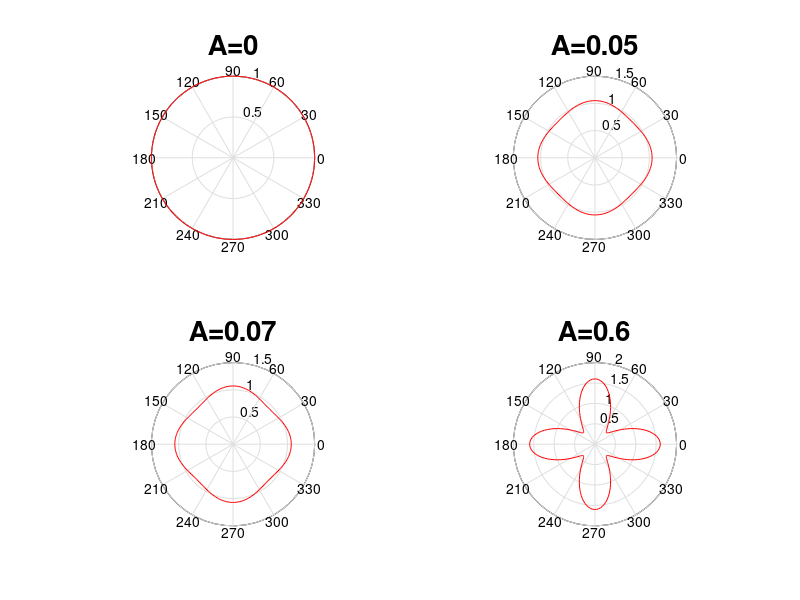

The MATLAB script that drew this image:
close all
A=[0,0.05,0.07,0.6];  % these are the 4 values of A defined in the problem
% define a function where the radius d is the surface energy and alpha
% is the angle
d=@(A,alpha) 1+A*cos(4*alpha);
figure
for k=1:4
    alpha=linspace(0,2*pi,200); 
    subplot(2,2,k)  % this makes a 2 by 2 grid of plots
    polar(alpha,d(A(k),alpha),'r-');  % poloar is the command to make a polar plot
    title(['A=' num2str(A(k))],'fontsize',20)  % label each subplot
end
% adjust the print command as necessary to change the format, filename,
% etc.
print(gcf,'../figures/matlabwulffenergy.eps', '-depsc2') % save the eps file